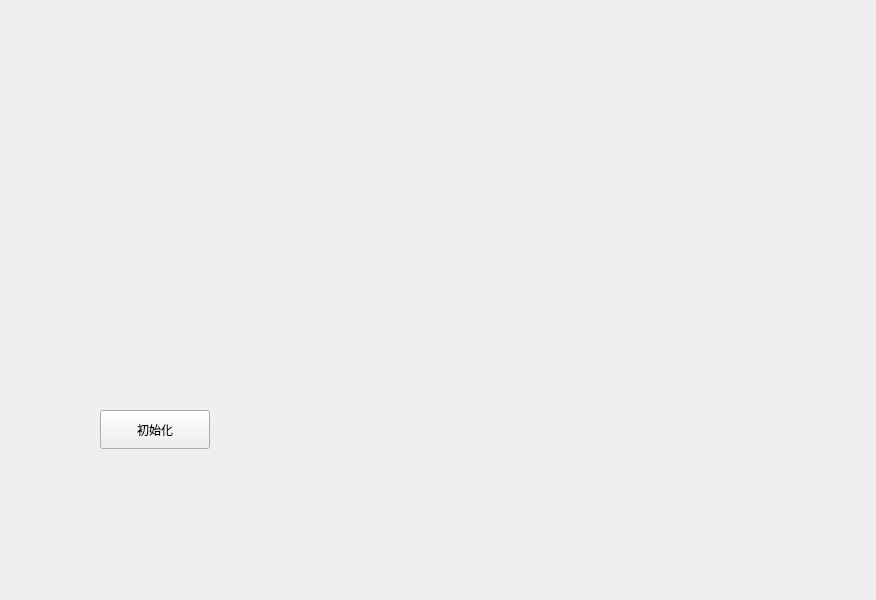
<?xml version="1.0" encoding="UTF-8"?>
<ui version="4.0">
 <class>MainWindow</class>
 <widget class="QMainWindow" name="MainWindow">
  <property name="geometry">
   <rect>
    <x>0</x>
    <y>0</y>
    <width>876</width>
    <height>600</height>
   </rect>
  </property>
  <property name="windowTitle">
   <string>银行家算法</string>
  </property>
  <widget class="QWidget" name="centralwidget">
   <widget class="QPushButton" name="initButton">
    <property name="geometry">
     <rect>
      <x>100</x>
      <y>410</y>
      <width>110</width>
      <height>39</height>
     </rect>
    </property>
    <property name="text">
     <string>初始化</string>
    </property>
   </widget>
  </widget>
 </widget>
 <resources/>
 <connections/>
</ui>
